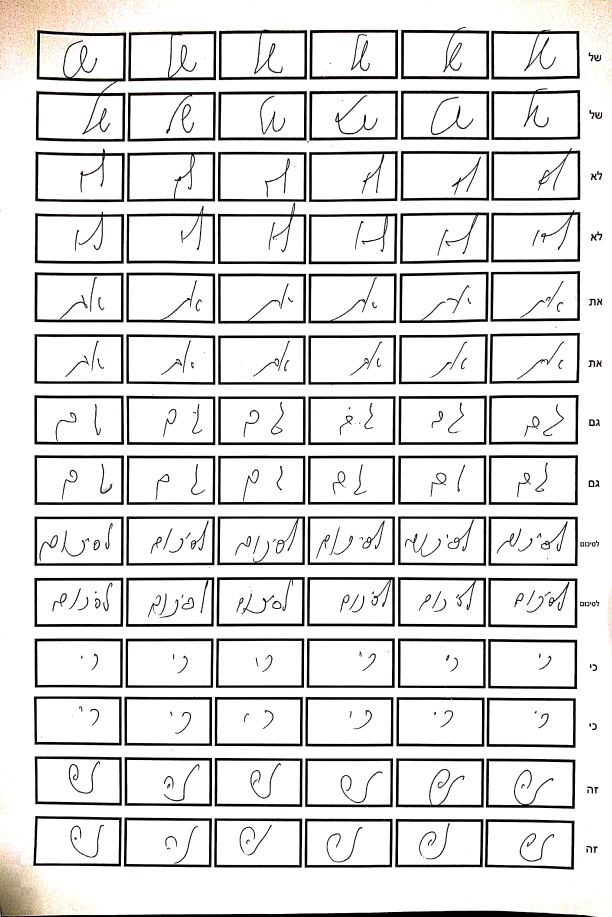
#> input picture src/dataset/1.jpg, 2448 x 3668 px (shown at 1/4 size)
$ python -i WordSegmentation.py   (imports and definitions only)   (older library calls are emulated)
#> lines starting #> are read from the running program, lines starting #| are printed output that depends on the picture; after the words box and inside, x2 and y2 are one past the last pixel; in counts of white or black regions, pixels touching at a corner belong together
import math
import cv2
import numpy as np


def wordSegmentation(img, kernelSize=25, sigma=11, theta=7, minArea=0):
	"""Scale space technique for word segmentation proposed by R. Manmatha: http://ciir.cs.umass.edu/pubfiles/mm-27.pdf

	Args:
		img: grayscale uint8 image of the text-line to be segmented.
		kernelSize: size of filter kernel, must be an odd integer.
		sigma: standard deviation of Gaussian function used for filter kernel.
		theta: approximated width/height ratio of words, filter function is distorted by this factor.
		minArea: ignore word candidates smaller than specified area.

	Returns:
		List of tuples. Each tuple contains the bounding box and the image of the segmented word.
	"""
#> called with kernelSize = 25, sigma = 11, theta = 7, minArea = 0

	# apply filter kernel
	kernel = createKernel(kernelSize, sigma, theta)
	imgFiltered = cv2.filter2D(img, -1, kernel, borderType=cv2.BORDER_REPLICATE).astype(np.uint8)
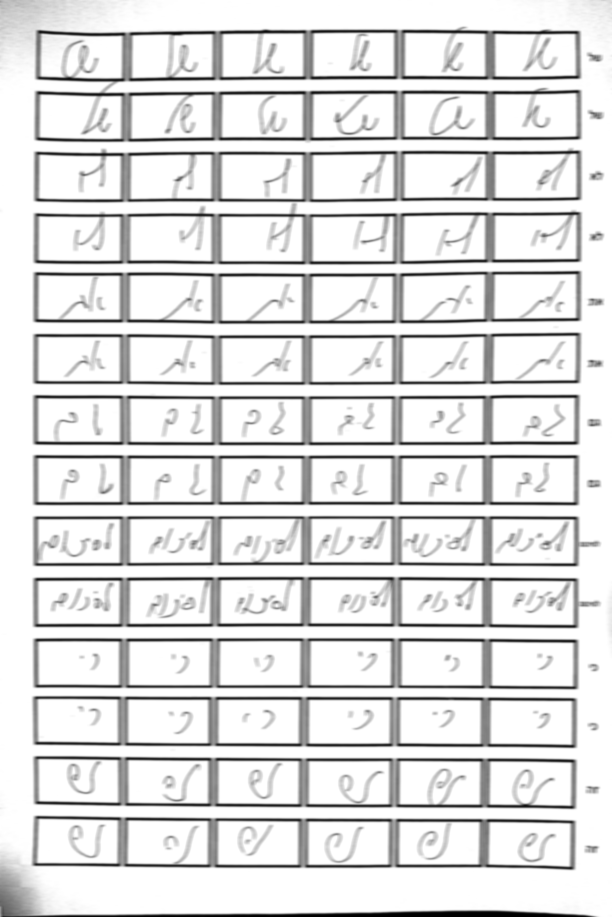
#> imgFiltered: shape (3668, 2448) (shown at 1/4 size); min 0, max 255, mean 224.2
	(_, imgThres) = cv2.threshold(imgFiltered, 0, 255, cv2.THRESH_BINARY+cv2.THRESH_OTSU)
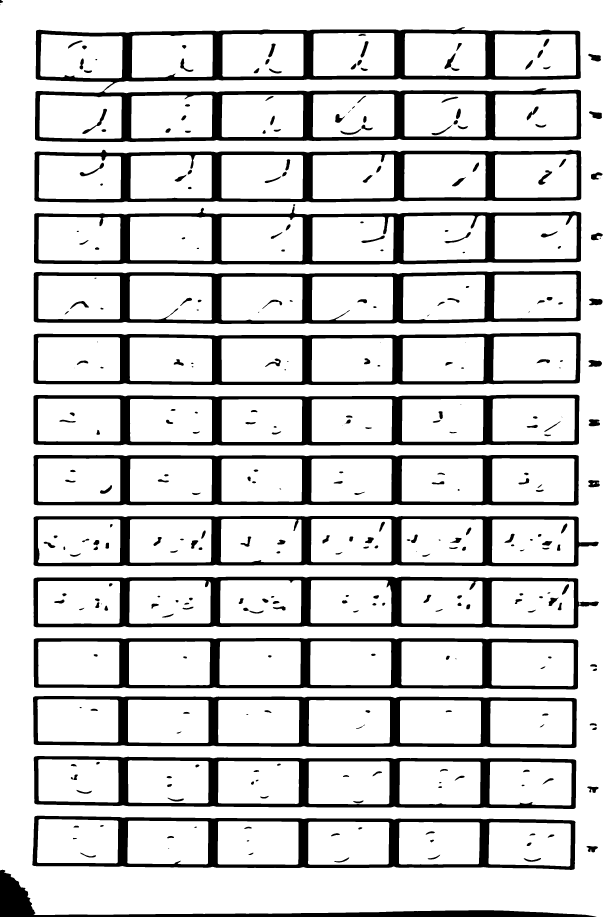
#> imgThres: shape (3668, 2448) (shown at 1/4 size); 82.9% white; 339 black regions (19 under 20 px), largest, box (x1, y1, x2, y2) and area: (140, 109, 2325, 568) 207254, (134, 2307, 2396, 2513) 102600, (136, 817, 2325, 1059) 102291
	imgThres = 255 - imgThres
#> imgThres: shape (3668, 2448); 17.1% white; 339 white regions (19 under 20 px)

	# find connected components. OpenCV: return type differs between OpenCV2 and 3
	if cv2.__version__.startswith('3.'):
		(_, components, _) = cv2.findContours(imgThres, cv2.RETR_EXTERNAL, cv2.CHAIN_APPROX_SIMPLE)
	else:
		(components, _) = cv2.findContours(imgThres, cv2.RETR_LIST, cv2.CHAIN_APPROX_SIMPLE)
#> components = 426 contours, 28 with area under 20; largest, box (x1, y1, x2, y2) and area: (140, 109, 2325, 568) 860709, (136, 817, 2325, 1059) 439973, (135, 1083, 2324, 1296) 439114, (134, 1330, 2323, 1540) 435944, (137, 599, 2325, 810) 435256

	# append components to result
	res = []
	for c in components:
		# skip small word candidates
		if cv2.contourArea(c) < minArea:
			continue
		# append bounding box and image of word to result list
		currBox = cv2.boundingRect(c) # returns (x, y, w, h)
		(x, y, w, h) = currBox
		currImg = img[y:y+h, x:x+w]
		res.append((currBox, currImg))
#> this loop made 426 passes
#> (x, y, w, h) on passes 1 to 3: (0, 3479, 2386, 189), (2095, 3432, 69, 15), (1336, 3430, 61, 20)
#> pass 1, in wordSegmentation, `currImg = img[y:y+h, x:x+w]`:
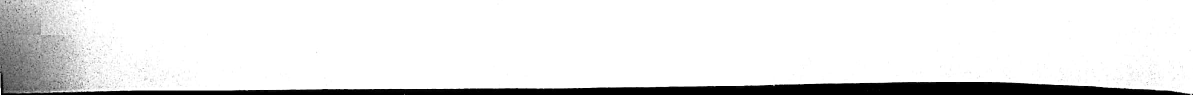
#> currImg: shape (189, 2386) (shown at 1/2 size); min 0, max 255, mean 230.6
#> pass 3, in wordSegmentation, `currImg = img[y:y+h, x:x+w]`:
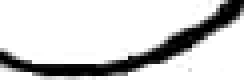
#> currImg: shape (20, 61) (shown 4 times larger); min 0, max 255, mean 207.5
#> after the loop, res = 426 items

	# return list of words, sorted by x-coordinate
	return sorted(res, key=lambda entry:entry[0][0])


def prepareImg(img, height):

	"""convert given image to grayscale image (if needed) and resize to desired height"""
	assert img.ndim in (2, 3)
	if img.ndim == 3:
		img = cv2.cvtColor(img, cv2.COLOR_BGR2GRAY)
	h = img.shape[0]
	factor = height / h
	return cv2.resize(img, dsize=None, fx=factor, fy=factor)


def createKernel(kernelSize, sigma, theta):
	"""create anisotropic filter kernel according to given parameters"""
	assert kernelSize % 2 # must be odd size
	halfSize = kernelSize // 2

	kernel = np.zeros([kernelSize, kernelSize])
	sigmaX = sigma
	sigmaY = sigma * theta

	for i in range(kernelSize):
		for j in range(kernelSize):
			x = i - halfSize
			y = j - halfSize

			expTerm = np.exp(-x**2 / (2 * sigmaX) - y**2 / (2 * sigmaY))
			xTerm = (x**2 - sigmaX**2) / (2 * math.pi * sigmaX**5 * sigmaY)
			yTerm = (y**2 - sigmaY**2) / (2 * math.pi * sigmaY**5 * sigmaX)

			kernel[i, j] = (xTerm + yTerm) * expTerm

	kernel = kernel / np.sum(kernel)
	return kernel

>>> import cv2
>>> picture = cv2.imread('../dataset/1.jpg', cv2.IMREAD_GRAYSCALE)
>>> result = wordSegmentation(picture)
#> result = 426 items
